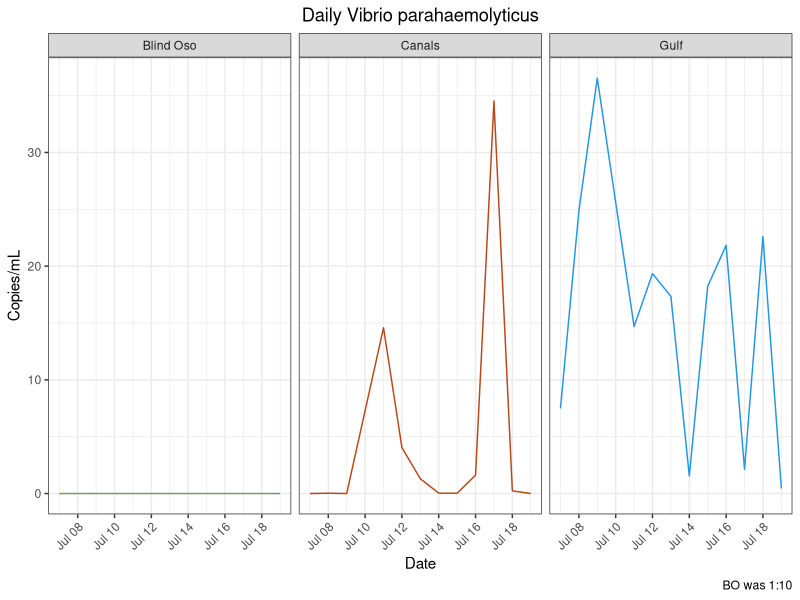
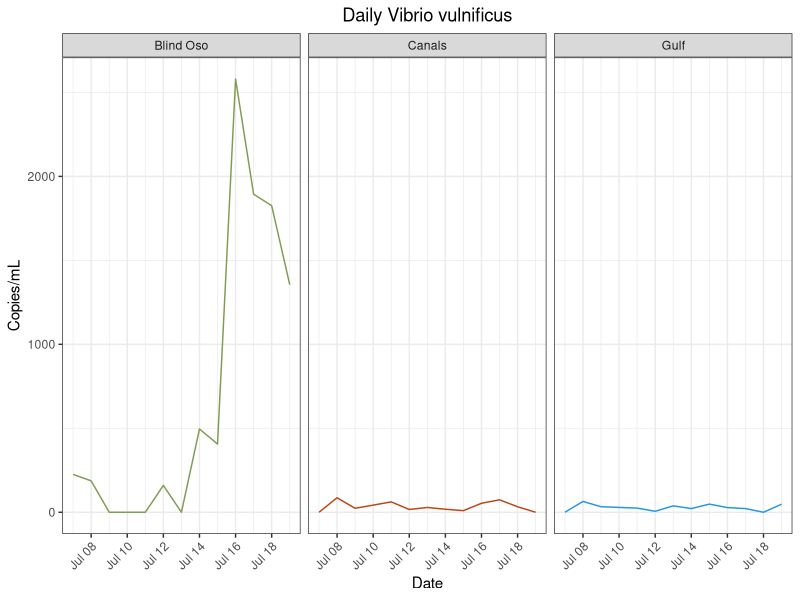
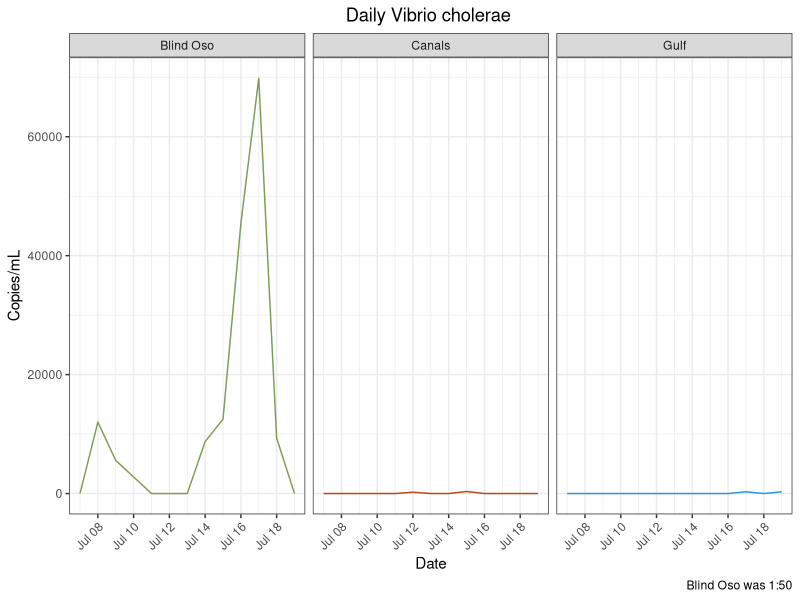
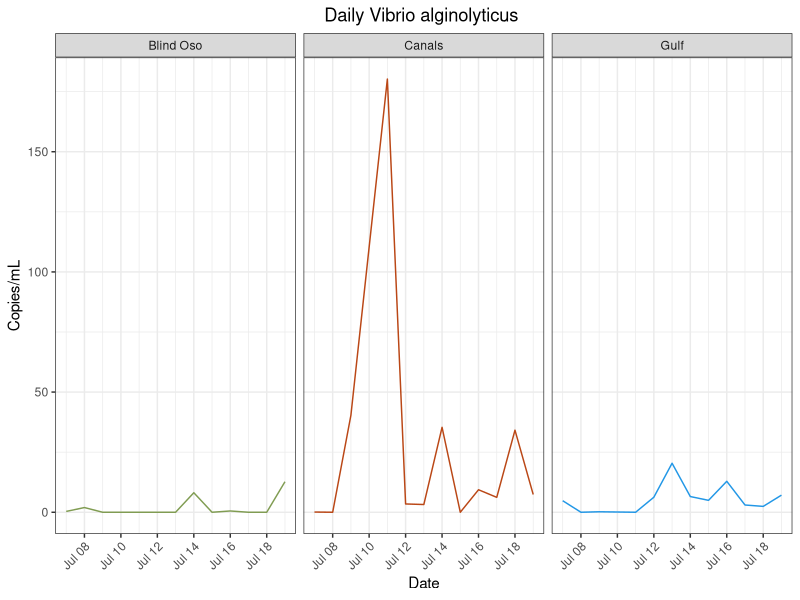
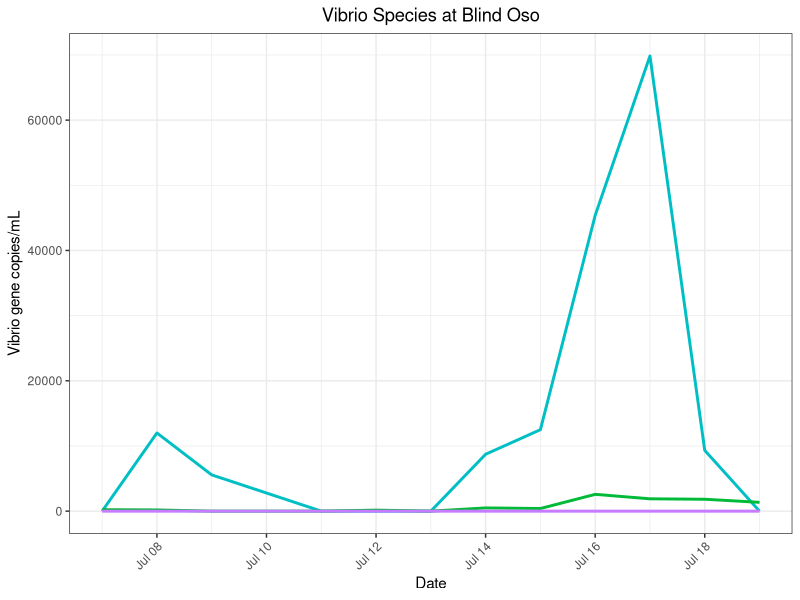
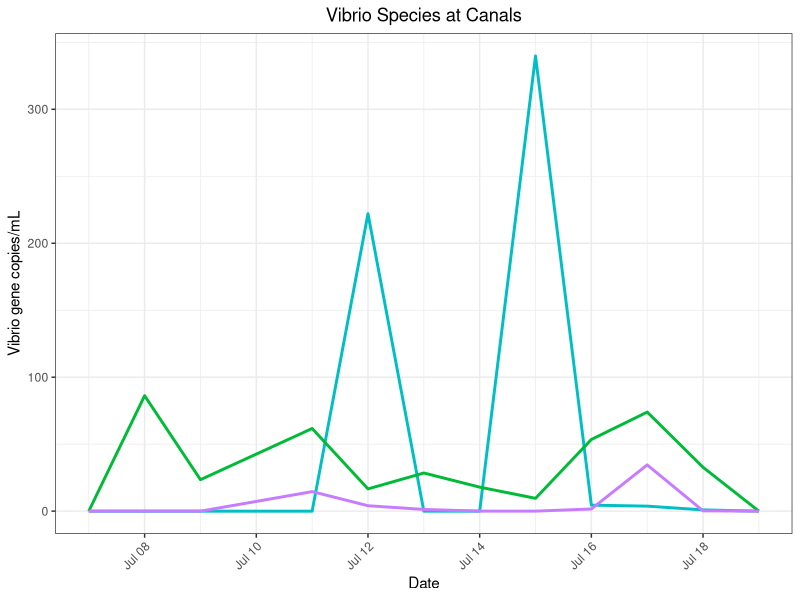
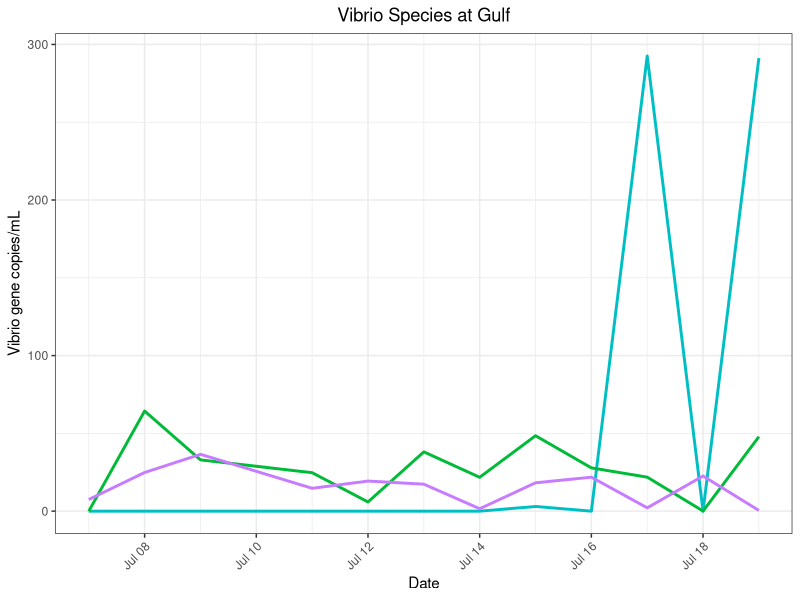
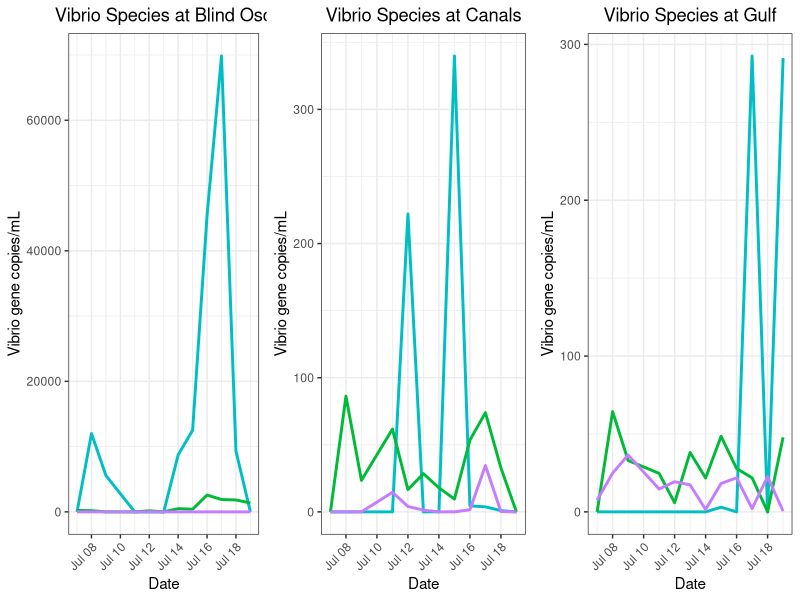

The R source for these figures, in order:
## ---- chunk 1
library(here)
library(tidyverse)
library(lubridate)
library(ggpubr) #Stacking Plots
## ---- chunk 2
master<- read_csv(here("data", "processed_data","tx_master.csv"))
## ---- chunk 3
#png(file = here("results", "plots", "species_specific", "vp_daily.png"))
 master %>%
   filter(Type %in% "Daily") %>%
  ggplot() + geom_line(
    aes(x = date,
        y = Vp,
        color = site))+ 
  facet_wrap(~site)  +
  labs(x = "Date",
       y = "Copies/mL",
       title = "Daily Vibrio parahaemolyticus",
       caption = "BO was 1:10")+
  theme_bw()+
  theme(
    plot.title = element_text(hjust = 0.5),
    axis.text.x = element_text(hjust = 1, angle = 45),
    legend.position = "none")+
  scale_color_manual(values = c("Blind Oso" = "#809C52",
                                "Canals" = "#ba4716",
                                "Gulf" = "4c848c"))
# dev.off()

 ggsave(here("results", "plots", "qpcr", "vp_daily.png"))
## ---- chunk 4
#png(file = here("results", "plots", "species_specific", "vv_daily.png"))

 master %>%
   filter(Type %in% "Daily") %>%
  ggplot() + geom_line(
    aes(x = date,
        y = Vv,
        color = site))+ 
  facet_wrap(~site)  +
  labs(x = "Date",
       y = "Copies/mL",
       title = "Daily Vibrio vulnificus")+
  theme_bw()+
  theme(
    plot.title = element_text(hjust = 0.5),
    axis.text.x = element_text(hjust = 1, angle = 45),
    legend.position = "none")+ 
  scale_color_manual(values = c("Blind Oso" = "#809C52",
                                "Canals" = "#ba4716",
                                "Gulf" = "4c848c"))
#dev.off()

 ggsave(here("results", "plots","qpcr", "vv_daily.png"))
## ---- chunk 5
 master %>%
   filter(Type %in% "Daily") %>%
  ggplot() + geom_line(
    aes(x = date,
        y = Vc,
        color = site))+ 
  facet_wrap(~site)  +
  labs(x = "Date",
       y = "Copies/mL",
       title = "Daily Vibrio cholerae ",
       caption = "Blind Oso was 1:50")+
  theme_bw()+
  theme(
    plot.title = element_text(hjust = 0.5),
    axis.text.x = element_text(hjust = 1, angle = 45),
    legend.position = "none")+ 
  scale_color_manual(values = c("Blind Oso" = "#809C52", #5 replicates
                                "Canals" = "#ba4716",#3
                                "Gulf" = "4c848c"))#3

 ggsave(here("results", "plots", "qpcr","vc_daily.png"))
## ---- chunk 6
 master %>%
   filter(Type %in% "Daily") %>%
  ggplot() + geom_line(
    aes(x = date,
        y = Va,
        color = site))+ 
  facet_wrap(~site)  +
  labs(x = "Date",
       y = "Copies/mL",
       title = "Daily Vibrio alginolyticus ")+
  theme_bw()+
  theme(
    plot.title = element_text(hjust = 0.5),
    axis.text.x = element_text(hjust = 1, angle = 45),
    legend.position = "none")+ 
  scale_color_manual(values = c("Blind Oso" = "#809C52", #5 replicates
                                "Canals" = "#ba4716",#3
                                "Gulf" = "4c848c"))#3

 ggsave(here("results", "plots", "qpcr","va_daily.png"))
## ---- chunk 7
bo_spp<- 
  master %>%
  filter(Type %in% "Daily",
         site %in% "Blind Oso") %>%
  ggplot() +
  geom_line(
    aes(
      x = date,
      y = Vc),
      color = "#00BFC4",
    size = 1)+ 
  geom_line(
    aes(
      x = date,
      y = Vv),
      color = "#00BA38",
    size = 1)+ 
    geom_line(
    aes(
      x = date,
      y = Vp),
      color = "#C77CFF",
    size = 1)+ 
  theme_bw()+
     labs(title = "Vibrio Species at Blind Oso",
       x = "Date",
       y = "Vibrio gene copies/mL") +
  theme(axis.text.x = element_text(hjust = 1, angle = 45),
        plot.title = element_text(hjust = 0.5)) 

bo_spp

#dev.off()
 ggsave(here("results", "plots", "qpcr","bo_all_daily.png"))
## ---- chunk 8
c2_spp<-
  master %>%
  filter(Type %in% "Daily",
         site %in% "Canals") %>%
  ggplot() +
  geom_line(
    aes(
      x = date,
      y = Vc),
      color = "#00BFC4",
    size = 1)+ 
  geom_line(
    aes(
      x = date,
      y = Vv),
      color = "#00BA38",
    size = 1)+ 
    geom_line(
    aes(
      x = date,
      y = Vp),
      color = "#C77CFF",
    size = 1)+ 
  theme_bw()+
     labs(title = "Vibrio Species at Canals",
       x = "Date",
       y = "Vibrio gene copies/mL") +
  theme(axis.text.x = element_text(hjust = 1, angle = 45),
        plot.title = element_text(hjust = 0.5),
        legend.position = "none") 

c2_spp

 ggsave(here("results", "plots","qpcr", "c2_all_daily.png"))
## ---- chunk 9
rd_spp<-
  master %>%
  filter(Type %in% "Daily",
         site %in% "Gulf") %>%
  ggplot() +
  geom_line(
    aes(
      x = date,
      y = Vc),
      color = "#00BFC4",
    size = 1)+ 
  geom_line(
    aes(
      x = date,
      y = Vv),
      color = "#00BA38",
    size = 1)+ 
    geom_line(
    aes(
      x = date,
      y = Vp),
      color = "#C77CFF",
    size = 1)+ 
  theme_bw()+
     labs(title = "Vibrio Species at Gulf",
       x = "Date",
       y = "Vibrio gene copies/mL") +
  theme(axis.text.x = element_text(hjust = 1, angle = 45),
        plot.title = element_text(hjust = 0.5),
        legend.position = "none") 

rd_spp

 ggsave(here("results", "plots","qpcr", "rd_all_daily.png"))
## ---- chunk 10
all_spp<-
  ggarrange(bo_spp, c2_spp, rd_spp,
            nrow = 1,
            ncol = 3)
all_spp
## ---- chunk 11
#png(file = here("results", "plots", "species_specific", "vp_mon.png"))

  master %>%
  filter(Type %in% "Monthly") %>%
  ggplot() +
    geom_line(
    aes(
      x = date,
      y = Vp,
      color = site),
    size = 1)+ 
  theme_bw()+
     labs(title = "Vp",
       x = "Date",
       y = "Vibrio gene copies/mL") +
    facet_wrap(~site) +
  theme(axis.text.x = element_text(hjust = 1, angle = 45),
        plot.title = element_text(hjust = 0.5),
        legend.position = "none") +
  scale_color_manual(values = c("Blind Oso" = "#809C52",
                                "Canals" = "#ba4716",
                                "Gulf" = "4c848c"))+
  scale_x_date(date_breaks = "1 month", date_labels = "%b")

#dev.off()

 ggsave(here("results", "plots", "qpcr","vp_monthly.png"))
## ---- chunk 12
#png(file = here("results", "plots", "species_specific", "vv_mon.png"))
  master %>%
  filter(Type %in% "Monthly") %>%
  ggplot() +
    geom_line(
    aes(
      x = date,
      y = Vv,
      color = site),
    size = 1)+ 
  theme_bw()+
     labs(title = "Vv",
       x = "Date",
       y = "Vibrio gene copies/mL") +
    facet_wrap(~site) +
  theme(axis.text.x = element_text(hjust = 1, angle = 45),
        plot.title = element_text(hjust = 0.5),
        legend.position = "none") +
  scale_color_manual(values = c("Blind Oso" = "#809C52",
                                "Canals" = "#ba4716",
                                "Gulf" = "4c848c"))+
  scale_x_date(date_breaks = "1 month", date_labels = "%b")
#dev.off()

  ggsave(here("results", "plots", "qpcr","vv_monthly.png"))
## ---- chunk 13
#png(file = here("results", "plots", "species_specific", "vc_mon.png"))
  master %>%
  filter(Type %in% "Monthly") %>%
  ggplot() +
    geom_line(
    aes(
      x = date,
      y = Vc,
      color = site),
    size = 1)+ 
  theme_bw()+
     labs(title = "Vc",
       x = "Date",
       y = "Vibrio gene copies/mL") +
    facet_wrap(~site) +
  theme(axis.text.x = element_text(hjust = 1, angle = 45),
        plot.title = element_text(hjust = 0.5),
        legend.position = "none") +
  scale_color_manual(values = c("Blind Oso" = "#809C52",
                                "Canals" = "#ba4716",
                                "Gulf" = "4c848c"))+
  scale_x_date(date_breaks = "1 month", date_labels = "%b")
#dev.off()

 ggsave(here("results", "plots","qpcr", "vc_monthly.png"))
 
## ---- chunk 14
bo_spp_monthly<-
  master %>%
  filter(Type %in% "Monthly",
         site %in% "Blind Oso") %>%
  ggplot() +
  geom_line(
    aes(
      x = date,
      y = Vc),
      color = "#00BFC4",
    size = 1)+ 
  geom_line(
    aes(
      x = date,
      y = Vv),
      color = "#00BA38",
    size = 1)+ 
    geom_line(
    aes(
      x = date,
      y = Vp),
      color = "#C77CFF",
    size = 1)+ 
  theme_bw()+
     labs(title = "Vibrio Species at Blind Oso",
       x = "Date",
       y = "Vibrio gene copies/mL") +
  theme(axis.text.x = element_text(hjust = 1, angle = 45),
        plot.title = element_text(hjust = 0.5),
        legend.position = "none") 

bo_spp_monthly

#dev.off()
 ggsave(here("results", "plots","qpcr", "bo_all_monthly.png"))
## ---- chunk 15
c2_spp_monthly<-
  master %>%
  filter(Type %in% "Monthly",
         site %in% "Canals") %>%
  ggplot() +
  geom_line(
    aes(
      x = date,
      y = Vc),
      color = "#00BFC4",
    size = 1)+ 
  geom_line(
    aes(
      x = date,
      y = Vv),
      color = "#00BA38",
    size = 1)+ 
    geom_line(
    aes(
      x = date,
      y = Vp),
      color = "#C77CFF",
    size = 1)+ 
  theme_bw()+
     labs(title = "Vibrio Species at Canals",
       x = "Date",
       y = "Vibrio gene copies/mL") +
  theme(axis.text.x = element_text(hjust = 1, angle = 45),
        plot.title = element_text(hjust = 0.5),
        legend.position = "none") 

c2_spp_monthly

#dev.off()
 ggsave(here("results", "plots","qpcr", "c2_all_monthly.png"))
## ---- chunk 16
rd_spp_monthly<- 
  master %>%
  filter(Type %in% "Monthly",
         site %in% "Gulf") %>%
  ggplot() +
  geom_line(
    aes(
      x = date,
      y = Vc),
      color = "#00BFC4",
    size = 1)+ 
  geom_line(
    aes(
      x = date,
      y = Vv),
      color = "#00BA38",
    size = 1)+ 
    geom_line(
    aes(
      x = date,
      y = Vp),
      color = "#C77CFF",
    size = 1)+ 
  theme_bw()+
     labs(title = "Vibrio Species at Gulf",
       x = "Date",
       y = "Vibrio gene copies/mL") +
  theme(axis.text.x = element_text(hjust = 1, angle = 45),
        plot.title = element_text(hjust = 0.5),
        legend.position = "none") 

rd_spp_monthly

#dev.off()
 ggsave(here("results", "plots", "qpcr","rd_all_monthly.png"))
